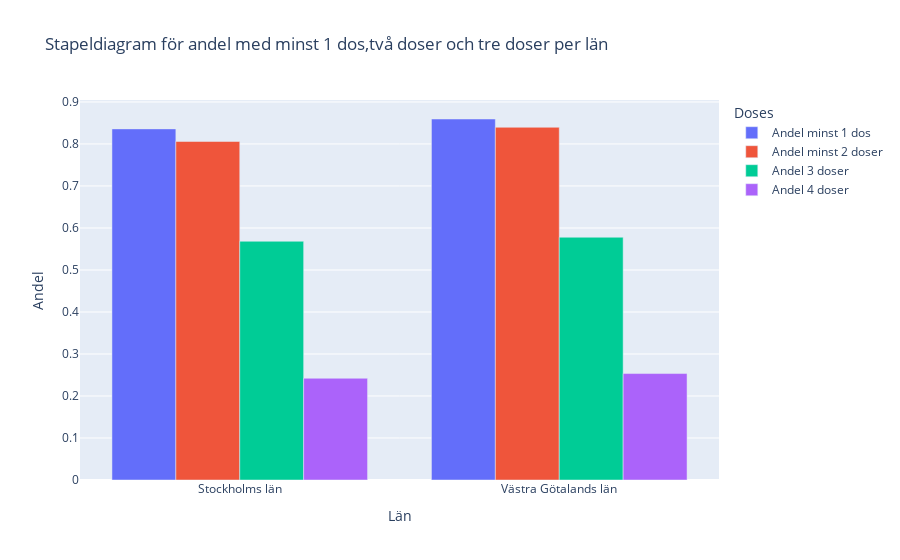

Source (notebook cell):
### Code cell
fig = px.bar(
    data_frame=df,
    x="Län_namn",
    y=[
        "Andel minst 1 dos",
        "Andel minst 2 doser",
        "Andel 3 doser", "Andel 4 doser"
    ],
    labels={"Län_namn": "Län", "value":"Andel", "variable":"Doses"},
    title="Stapeldiagram för andel med minst 1 dos,två doser och tre doser per län",
    barmode="group",
)
fig.show()
#fig.write_html("uppgift 2f(b).html", auto_open = True)

### Figure 1 — Plotly figure (JSON) as saved in the notebook; plotly's stock layout.template omitted (floating-point values rounded to 4 significant figures)
{"data": [{"alignmentgroup": "True", "hovertemplate": "Doses=Andel minst 1 dos<br>Län=%{x}<br>Andel=%{y}<extra></extra>", "legendgroup": "Andel minst 1 dos", "marker": {"color": "#636efa", "pattern": {"shape": ""}}, "name": "Andel minst 1 dos", "offsetgroup": "Andel minst 1 dos", "orientation": "v", "showlegend": true, "textposition": "auto", "type": "bar", "x": ["Stockholms län", "Västra Götalands län"], "xaxis": "x", "y": [0.8359, 0.8594], "yaxis": "y"}, {"alignmentgroup": "True", "hovertemplate": "Doses=Andel minst 2 doser<br>Län=%{x}<br>Andel=%{y}<extra></extra>", "legendgroup": "Andel minst 2 doser", "marker": {"color": "#EF553B", "pattern": {"shape": ""}}, "name": "Andel minst 2 doser", "offsetgroup": "Andel minst 2 doser", "orientation": "v", "showlegend": true, "textposition": "auto", "type": "bar", "x": ["Stockholms län", "Västra Götalands län"], "xaxis": "x", "y": [0.8059, 0.8397], "yaxis": "y"}, {"alignmentgroup": "True", "hovertemplate": "Doses=Andel 3 doser<br>Län=%{x}<br>Andel=%{y}<extra></extra>", "legendgroup": "Andel 3 doser", "marker": {"color": "#00cc96", "pattern": {"shape": ""}}, "name": "Andel 3 doser", "offsetgroup": "Andel 3 doser", "orientation": "v", "showlegend": true, "textposition": "auto", "type": "bar", "x": ["Stockholms län", "Västra Götalands län"], "xaxis": "x", "y": [0.5683, 0.5779], "yaxis": "y"}, {"alignmentgroup": "True", "hovertemplate": "Doses=Andel 4 doser<br>Län=%{x}<br>Andel=%{y}<extra></extra>", "legendgroup": "Andel 4 doser", "marker": {"color": "#ab63fa", "pattern": {"shape": ""}}, "name": "Andel 4 doser", "offsetgroup": "Andel 4 doser", "orientation": "v", "showlegend": true, "textposition": "auto", "type": "bar", "x": ["Stockholms län", "Västra Götalands län"], "xaxis": "x", "y": [0.2423, 0.2534], "yaxis": "y"}], "layout": {"barmode": "group", "legend": {"title": {"text": "Doses"}, "tracegroupgap": 0}, "title": {"text": "Stapeldiagram för andel med minst 1 dos,två doser och tre doser per län"}, "xaxis": {"anchor": "y", "domain": [0, 1], "title": {"text": "Län"}}, "yaxis": {"anchor": "x", "domain": [0, 1], "title": {"text": "Andel"}}}}
